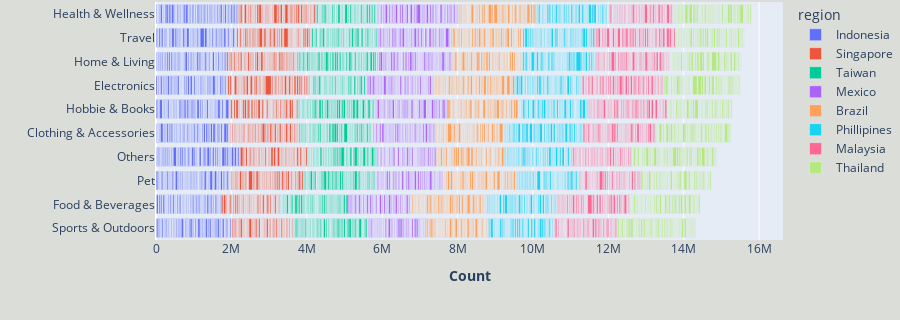

Write notebook code for a chart like this one.
### Code cell
fig = px.bar(df_sort, x = 'click', y='categories', color = 'region', orientation='h', labels = {'category' : 'Category', 'click' : 'Clicks'})

fig.update_layout(
xaxis_title = '<b>Count<b>', yaxis_title='',   showlegend=True,
        height = 320, margin=dict(t=2), yaxis = {'showgrid' : False,}, paper_bgcolor = '#DADDD8')

### Figure 1 — Plotly figure (JSON) as saved in the notebook; plotly's stock layout.template omitted (floating-point values rounded to 4 significant figures; data arrays with more than 128 entries replaced by an {"elided": "..."} marker saying what was removed)
{"data": [{"alignmentgroup": "True", "hovertemplate": "region=Indonesia<br>Clicks=%{x}<br>categories=%{y}<extra></extra>", "legendgroup": "Indonesia", "marker": {"color": "#636efa"}, "name": "Indonesia", "offsetgroup": "Indonesia", "orientation": "h", "showlegend": true, "textposition": "auto", "type": "bar", "x": {"elided": "1240 int values"}, "xaxis": "x", "y": {"elided": "1240 str values"}, "yaxis": "y"}, {"alignmentgroup": "True", "hovertemplate": "region=Singapore<br>Clicks=%{x}<br>categories=%{y}<extra></extra>", "legendgroup": "Singapore", "marker": {"color": "#EF553B"}, "name": "Singapore", "offsetgroup": "Singapore", "orientation": "h", "showlegend": true, "textposition": "auto", "type": "bar", "x": {"elided": "1240 int values"}, "xaxis": "x", "y": {"elided": "1240 str values"}, "yaxis": "y"}, {"alignmentgroup": "True", "hovertemplate": "region=Taiwan<br>Clicks=%{x}<br>categories=%{y}<extra></extra>", "legendgroup": "Taiwan", "marker": {"color": "#00cc96"}, "name": "Taiwan", "offsetgroup": "Taiwan", "orientation": "h", "showlegend": true, "textposition": "auto", "type": "bar", "x": {"elided": "1240 int values"}, "xaxis": "x", "y": {"elided": "1240 str values"}, "yaxis": "y"}, {"alignmentgroup": "True", "hovertemplate": "region=Mexico<br>Clicks=%{x}<br>categories=%{y}<extra></extra>", "legendgroup": "Mexico", "marker": {"color": "#ab63fa"}, "name": "Mexico", "offsetgroup": "Mexico", "orientation": "h", "showlegend": true, "textposition": "auto", "type": "bar", "x": {"elided": "1240 int values"}, "xaxis": "x", "y": {"elided": "1240 str values"}, "yaxis": "y"}, {"alignmentgroup": "True", "hovertemplate": "region=Brazil<br>Clicks=%{x}<br>categories=%{y}<extra></extra>", "legendgroup": "Brazil", "marker": {"color": "#FFA15A"}, "name": "Brazil", "offsetgroup": "Brazil", "orientation": "h", "showlegend": true, "textposition": "auto", "type": "bar", "x": {"elided": "1240 int values"}, "xaxis": "x", "y": {"elided": "1240 str values"}, "yaxis": "y"}, {"alignmentgroup": "True", "hovertemplate": "region=Phillipines<br>Clicks=%{x}<br>categories=%{y}<extra></extra>", "legendgroup": "Phillipines", "marker": {"color": "#19d3f3"}, "name": "Phillipines", "offsetgroup": "Phillipines", "orientation": "h", "showlegend": true, "textposition": "auto", "type": "bar", "x": {"elided": "1240 int values"}, "xaxis": "x", "y": {"elided": "1240 str values"}, "yaxis": "y"}, {"alignmentgroup": "True", "hovertemplate": "region=Malaysia<br>Clicks=%{x}<br>categories=%{y}<extra></extra>", "legendgroup": "Malaysia", "marker": {"color": "#FF6692"}, "name": "Malaysia", "offsetgroup": "Malaysia", "orientation": "h", "showlegend": true, "textposition": "auto", "type": "bar", "x": {"elided": "1240 int values"}, "xaxis": "x", "y": {"elided": "1240 str values"}, "yaxis": "y"}, {"alignmentgroup": "True", "hovertemplate": "region=Thailand<br>Clicks=%{x}<br>categories=%{y}<extra></extra>", "legendgroup": "Thailand", "marker": {"color": "#B6E880"}, "name": "Thailand", "offsetgroup": "Thailand", "orientation": "h", "showlegend": true, "textposition": "auto", "type": "bar", "x": {"elided": "1240 int values"}, "xaxis": "x", "y": {"elided": "1240 str values"}, "yaxis": "y"}], "layout": {"barmode": "relative", "height": 320, "legend": {"title": {"text": "region"}, "tracegroupgap": 0}, "margin": {"t": 2}, "paper_bgcolor": "#DADDD8", "showlegend": true, "xaxis": {"anchor": "y", "domain": [0, 1], "title": {"text": "<b>Count<b>"}}, "yaxis": {"anchor": "x", "domain": [0, 1], "showgrid": false, "title": {"text": ""}}}}
